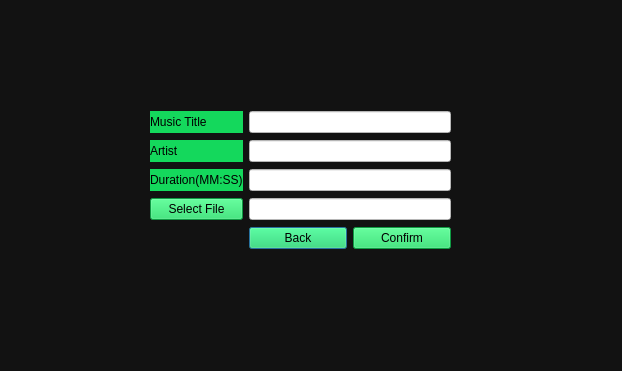
<?xml version="1.0" encoding="UTF-8"?>
<ui version="4.0">
 <class>EditMusic</class>
 <widget class="QDialog" name="EditMusic">
  <property name="geometry">
   <rect>
    <x>0</x>
    <y>0</y>
    <width>622</width>
    <height>371</height>
   </rect>
  </property>
  <property name="minimumSize">
   <size>
    <width>622</width>
    <height>371</height>
   </size>
  </property>
  <property name="maximumSize">
   <size>
    <width>100000</width>
    <height>100000</height>
   </size>
  </property>
  <property name="windowTitle">
   <string>EDIT MUSIC</string>
  </property>
  <property name="styleSheet">
   <string notr="true">background-color: rgb(18, 18, 18);</string>
  </property>
  <widget class="QWidget" name="gridLayoutWidget">
   <property name="geometry">
    <rect>
     <x>150</x>
     <y>110</y>
     <width>301</width>
     <height>142</height>
    </rect>
   </property>
   <layout class="QGridLayout" name="gridLayout">
    <item row="0" column="0">
     <widget class="QLabel" name="edit_music_title">
      <property name="styleSheet">
       <string notr="true">background-color: rgb(20, 216, 92);</string>
      </property>
      <property name="text">
       <string>Music Title</string>
      </property>
     </widget>
    </item>
    <item row="1" column="1">
     <widget class="QLineEdit" name="edit_artist_line">
      <property name="styleSheet">
       <string notr="true">background-color: rgb(255, 255, 255);</string>
      </property>
     </widget>
    </item>
    <item row="2" column="1">
     <widget class="QLineEdit" name="edit_duration_line">
      <property name="styleSheet">
       <string notr="true">background-color: rgb(255, 255, 255);</string>
      </property>
     </widget>
    </item>
    <item row="2" column="0">
     <widget class="QLabel" name="edit_duration">
      <property name="styleSheet">
       <string notr="true">background-color: rgb(20, 216, 92);</string>
      </property>
      <property name="text">
       <string>Duration(MM:SS)</string>
      </property>
     </widget>
    </item>
    <item row="4" column="1">
     <layout class="QHBoxLayout" name="horizontalLayout">
      <item>
       <widget class="QPushButton" name="edit_back_button">
        <property name="styleSheet">
         <string notr="true">background-color: rgb(20, 216, 92);</string>
        </property>
        <property name="text">
         <string>Back</string>
        </property>
       </widget>
      </item>
      <item>
       <widget class="QPushButton" name="edit_confirm_button">
        <property name="styleSheet">
         <string notr="true">background-color: rgb(20, 216, 92);</string>
        </property>
        <property name="text">
         <string>Confirm</string>
        </property>
       </widget>
      </item>
     </layout>
    </item>
    <item row="0" column="1">
     <widget class="QLineEdit" name="edit_music_title_line">
      <property name="styleSheet">
       <string notr="true">background-color: rgb(255, 255, 255);</string>
      </property>
     </widget>
    </item>
    <item row="1" column="0">
     <widget class="QLabel" name="edit_artist">
      <property name="styleSheet">
       <string notr="true">background-color: rgb(20, 216, 92);</string>
      </property>
      <property name="text">
       <string>Artist</string>
      </property>
     </widget>
    </item>
    <item row="3" column="0">
     <widget class="QPushButton" name="edit_select_file">
      <property name="styleSheet">
       <string notr="true">background-color: rgb(20, 216, 92);</string>
      </property>
      <property name="text">
       <string>Select File</string>
      </property>
     </widget>
    </item>
    <item row="3" column="1">
     <widget class="QLineEdit" name="edit_select_file_line">
      <property name="styleSheet">
       <string notr="true">background-color: rgb(255, 255, 255);</string>
      </property>
     </widget>
    </item>
   </layout>
  </widget>
 </widget>
 <resources/>
 <connections/>
</ui>
